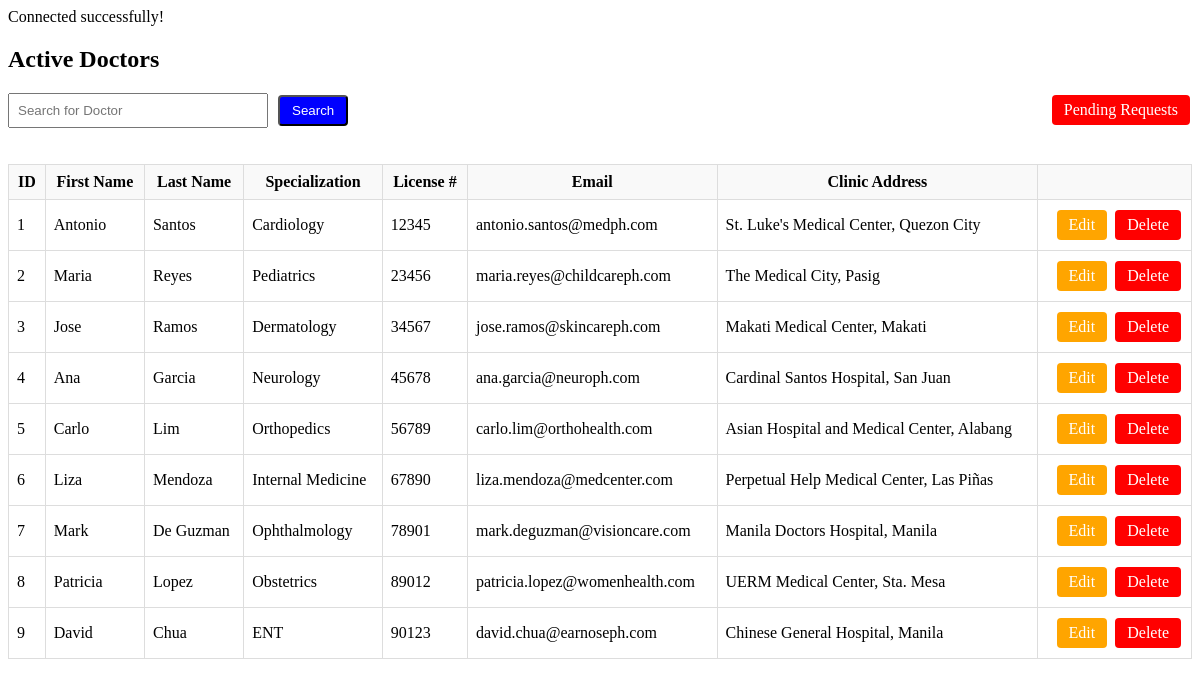
/admin/users.php, run on the app's committed database.
### tables this page shows
CREATE TABLE `doctor` (
  `doctorID` int(11) NOT NULL,
  `firstName` text NOT NULL,
  `lastName` text NOT NULL,
  `specialization` text NOT NULL,
  `licenseNumber` int(11) NOT NULL,
  `email` text NOT NULL,
  `clinicAddress` text NOT NULL,
  `status` enum('active','pending') NOT NULL DEFAULT 'pending'
);

### admin/users.php (the view, shortened to what this page needs)
<?php
require_once "../includes/db_connect.php";
$filter = $_GET['filter'] ?? 'active';
$search = $_GET['search'] ?? '';
$edit_id = isset($_GET['edit_id']) ? intval($_GET['edit_id']) : null;
$title = ($filter === 'pending') ? "Pending Doctor Requests" : "Active Doctors";
$query = ($filter === 'pending')
    ? "SELECT * FROM doctor WHERE status='pending'"
    : "SELECT * FROM doctor WHERE status='active'";
$result = $conn->query($query);
?>
<!DOCTYPE html>
<html>
<head>
</head>
<body>
  <h2><?= htmlspecialchars($title) ?></h2>
  <div style="display:flex; justify-content:space-between; margin-bottom:20px;">
    <form method="GET" action="users.php" style="display:flex; gap:8px; align-items:center;">
      <input type="text" name="search" placeholder="Search for Doctor" value="<?= htmlspecialchars($search) ?>" style="padding:8px; width:260px;">
      <button type="submit" class="btn btn-primary">Search</button>
    </form>
    <div>
      <?php if ($filter === 'pending'): ?>
        <a href="users.php?filter=active" class="btn btn-success">Active Doctors</a>
      <?php else: ?>
        <a href="users.php?filter=pending" class="btn btn-danger">Pending Requests</a>
      <?php endif; ?>
    </div>
  </div>
  <table>
    <tr>
      <th>ID</th>
      <th>First Name</th>
      <th>Last Name</th>
      <th>Specialization</th>
      <th>License #</th>
      <th>Email</th>
      <th>Clinic Address</th>
      <th></th>
    </tr>
    <?php while($row = $result->fetch_assoc()): ?>
      <?php $id = (int)$row['doctorID']; ?>
      <?php if ($edit_id === $id): ?>
        <form method="POST" action="users.php?filter=<?= htmlspecialchars($filter) ?>" id="form-<?= $id ?>">
          <input type="hidden" name="doctorID" value="<?= $id ?>">
          <tr class="highlight">
            <td><?= $id ?></td>
            <td><input type="text" name="firstName" value="<?= htmlspecialchars($row['firstName']) ?>"></td>
            <td><input type="text" name="lastName" value="<?= htmlspecialchars($row['lastName']) ?>"></td>
            <td><input type="text" name="specialization" value="<?= htmlspecialchars($row['specialization']) ?>"></td>
            <td><input type="text" name="licenseNumber" value="<?= htmlspecialchars($row['licenseNumber']) ?>"></td>
            <td><input type="email" name="email" value="<?= htmlspecialchars($row['email']) ?>"></td>
            <td><input type="text" name="clinicAddress" value="<?= htmlspecialchars($row['clinicAddress']) ?>"></td>
            <td style="text-align:right;">
              <button type="button" class="btn btn-warning" onclick="return openConfirm('Save changes to this doctor?', document.getElementById('form-<?= $id ?>'))">Save</button>
              <a href="users.php?filter=<?= htmlspecialchars($filter) ?>" class="btn btn-secondary">Cancel</a>
            </td>
          </tr>
        </form>
      <?php else: ?>
        <tr>
          <td><?= $id ?></td>
          <td><?= htmlspecialchars($row['firstName']) ?></td>
          <td><?= htmlspecialchars($row['lastName']) ?></td>
          <td><?= htmlspecialchars($row['specialization']) ?></td>
          <td><?= htmlspecialchars($row['licenseNumber']) ?></td>
          <td><?= htmlspecialchars($row['email']) ?></td>
          <td><?= htmlspecialchars($row['clinicAddress']) ?></td>
          <td style="text-align:right;">
            <?php if ($row['status'] === 'pending'): ?>
              <a href="users.php?accept_id=<?= $id ?>&filter=pending" class="btn btn-success" onclick="return openConfirm('Accept this doctor?', this.href)">Accept</a>
              <a href="users.php?delete_id=<?= $id ?>&filter=pending" class="btn btn-secondary" onclick="return openConfirm('Reject this doctor?', this.href)">Reject</a>
            <?php else: ?>
              <a href="users.php?edit_id=<?= $id ?>&filter=<?= htmlspecialchars($filter) ?>" class="btn btn-warning">Edit</a>
              <a href="users.php?delete_id=<?= $id ?>&filter=active" class="btn btn-danger" onclick="return openConfirm('Delete this doctor?', this.href)">Delete</a>
            <?php endif; ?>
          </td>
        </tr>
      <?php endif; ?>
    <?php endwhile; ?>
  </table>
</body>
</html>

### admin/users.php (style rules this page uses)
.btn { padding:6px 12px; margin:2px; border-radius:4px; cursor:pointer; text-decoration:none; display:inline-block; }
.btn-warning { background:orange; color:white; }
.btn-danger { background:red; color:white; }
.btn-primary { background:blue; color:white; }
table { border-collapse: collapse; width: 100%; margin-top:10px; }
th, td { border:1px solid #ddd; padding:8px; }
th { background:#f9f9f9; }
input[type=text], input[type=email] { width:100%; padding:4px; box-sizing:border-box; }

### data on the page
doctor: doctorID "1", firstName "Antonio", lastName "Santos", specialization "Cardiology", licenseNumber "12345", email "antonio.santos@medph.com", clinicAddress "St. Luke's Medical Center, Quezon City"
doctor: doctorID "2", firstName "Maria", lastName "Reyes", specialization "Pediatrics", licenseNumber "23456", email "maria.reyes@childcareph.com", clinicAddress "The Medical City, Pasig"
doctor: doctorID "3", firstName "Jose", lastName "Ramos", specialization "Dermatology", licenseNumber "34567", email "jose.ramos@skincareph.com", clinicAddress "Makati Medical Center, Makati"
doctor: doctorID "4", firstName "Ana", lastName "Garcia", specialization "Neurology", licenseNumber "45678", email "ana.garcia@neuroph.com", clinicAddress "Cardinal Santos Hospital, San Juan"
doctor: doctorID "5", firstName "Carlo", lastName "Lim", specialization "Orthopedics", licenseNumber "56789", email "carlo.lim@orthohealth.com", clinicAddress "Asian Hospital and Medical Center, Alabang"
doctor: doctorID "6", firstName "Liza", lastName "Mendoza", specialization "Internal Medicine", licenseNumber "67890", email "liza.mendoza@medcenter.com", clinicAddress "Perpetual Help Medical Center, Las Piñas"
doctor: doctorID "7", firstName "Mark", lastName "De Guzman", specialization "Ophthalmology", licenseNumber "78901", email "mark.deguzman@visioncare.com", clinicAddress "Manila Doctors Hospital, Manila"
doctor: doctorID "8", firstName "Patricia", lastName "Lopez", specialization "Obstetrics", licenseNumber "89012", email "patricia.lopez@womenhealth.com", clinicAddress "UERM Medical Center, Sta. Mesa"
doctor: doctorID "9", firstName "David", lastName "Chua", specialization "ENT", licenseNumber "90123", email "david.chua@earnoseph.com", clinicAddress "Chinese General Hospital, Manila"

### other printed values
$title "Active Doctors"
